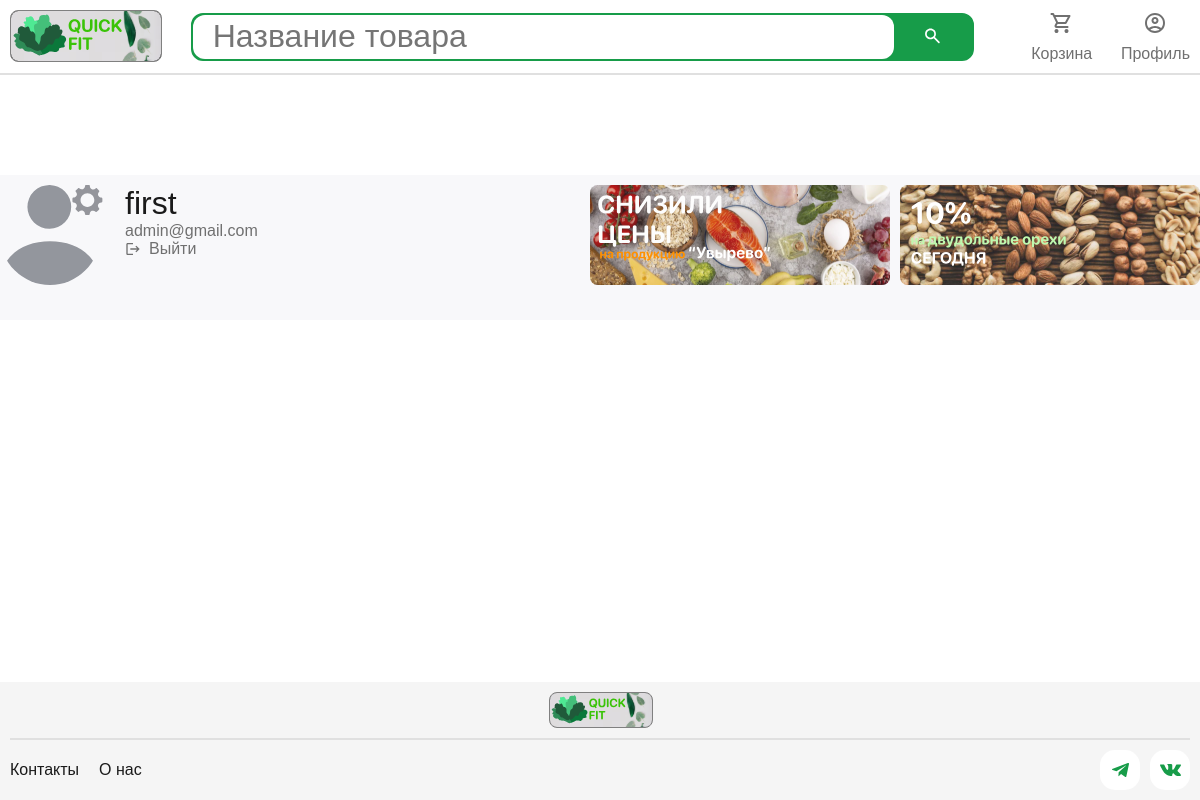
Before: /profile/ (signed in) with the older database file.
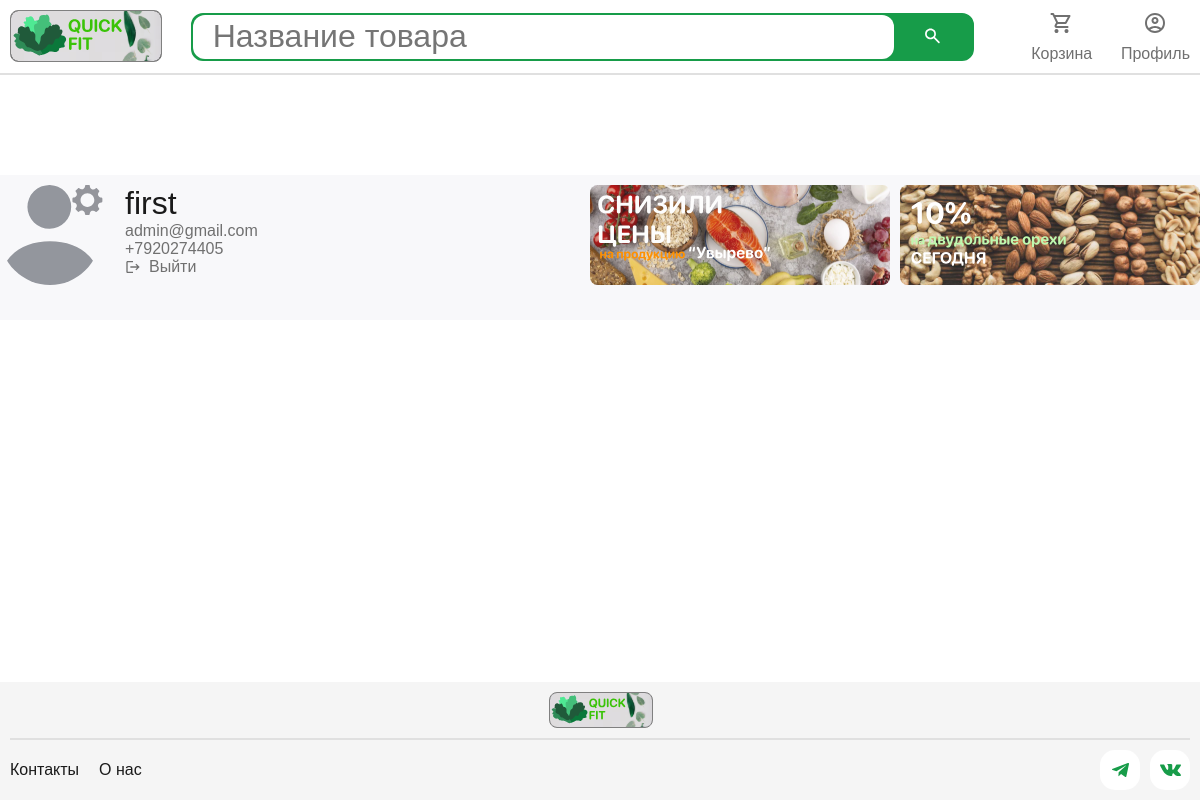
After: the same page with the newer database file.
### users/models.py (models this page shows, shortened)
class CustomUser(AbstractUser):
    email = models.EmailField(unique=True, max_length=66)
    first_name = models.CharField(max_length=66)
    last_name = models.CharField(max_length=66)
    address1 = models.CharField(max_length=128, blank=True, null=True)
    address2 = models.CharField(max_length=128, blank=True, null=True)
    city = models.CharField(max_length=128, blank=True, null=True)
    country = models.CharField(max_length=128, blank=True, null=True)
    province = models.CharField(max_length=128, blank=True, null=True)
    postal_code = models.CharField(max_length=20, blank=True, null=True)
    phone = models.CharField(max_length=15, blank=True, null=True)
    marketing_consent1 = models.BooleanField(default=False)
    marketing_consent2 = models.BooleanField(default=False)
    username = models.CharField(max_length=150, unique=True, null=True, blank=True)
    objects = CustomUserManager()
    USERNAME_FIELD = 'email'
    REQUIRED_FIELDS = ['first_name', 'last_name']

### users/views.py (the view)
# urls.py: path('profile/', views.profile_views, name='profile'),
@login_required
def profile_views(request):
    return render(request, 'profile.html', {'user': request.user})

### cart/context_processors.py (called while the page is built)
def cart(request):
    return {'cart':Cart(request)}

### users/templates/profile.html (shortened to what this page needs)
{% extends 'base.html' %}
{% load static %}
{% block link %}<link rel="stylesheet" href="{% static "css/profile.css" %}">{% endblock link %}
{% block content %}
<div class="block">
    <div class="wrapper">
            <div class="block1">
                <img src="{% static "img/avatar2.svg" %}" alt="avatar" width="100" height="100" class="avatar">
                <a href="{% url "users:edit_account_details" %}" class="block1-link">
                </a>
                <div class="block2">
                    <p class="text_32px black">{{request.user.first_name}}</p>
                    <p class="text_16px grey">{{request.user.email}}</p>
                    {% if request.user.phone %}
                        <p class="text_16px grey">{{request.user.phone}}</p>
                    {% endif %}
                    <a href="{% url "users:logout" %}" class="logout-link">
                        <p class="text_16px grey">Выйти</p>
                    </a>
                </div>
            </div>
            <div class="block11">
                <img src="{% static "img/Group 1.svg" %}" alt="" class="banner">
                <img src="{% static "img/Group 12.svg" %}" alt="" class="banner">
            </div>
    </div>
</div>
{% endblock %}

Changed rows visible on the page:
changed CustomUser "first": phone empty → "+7920274405" (drawn); user.phone (not shown) → "+7920274405"
